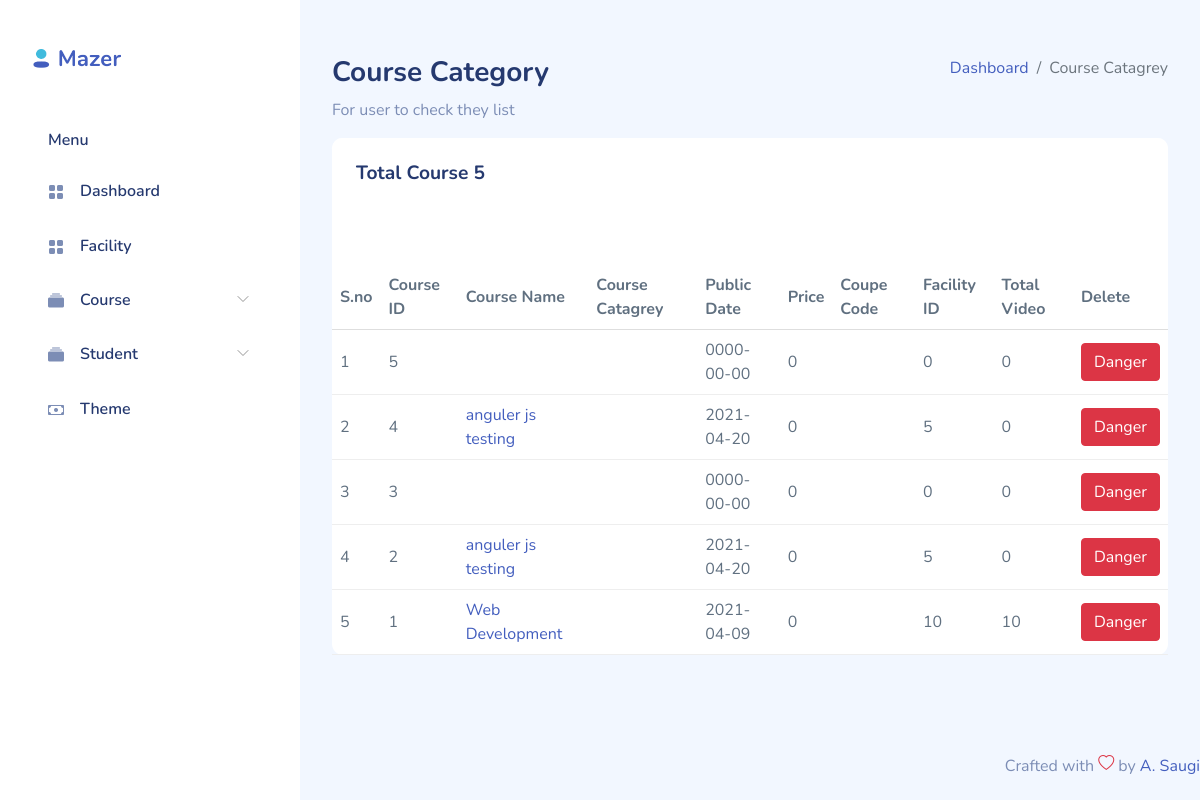
The app's page /admin/totaldata.php, older data.
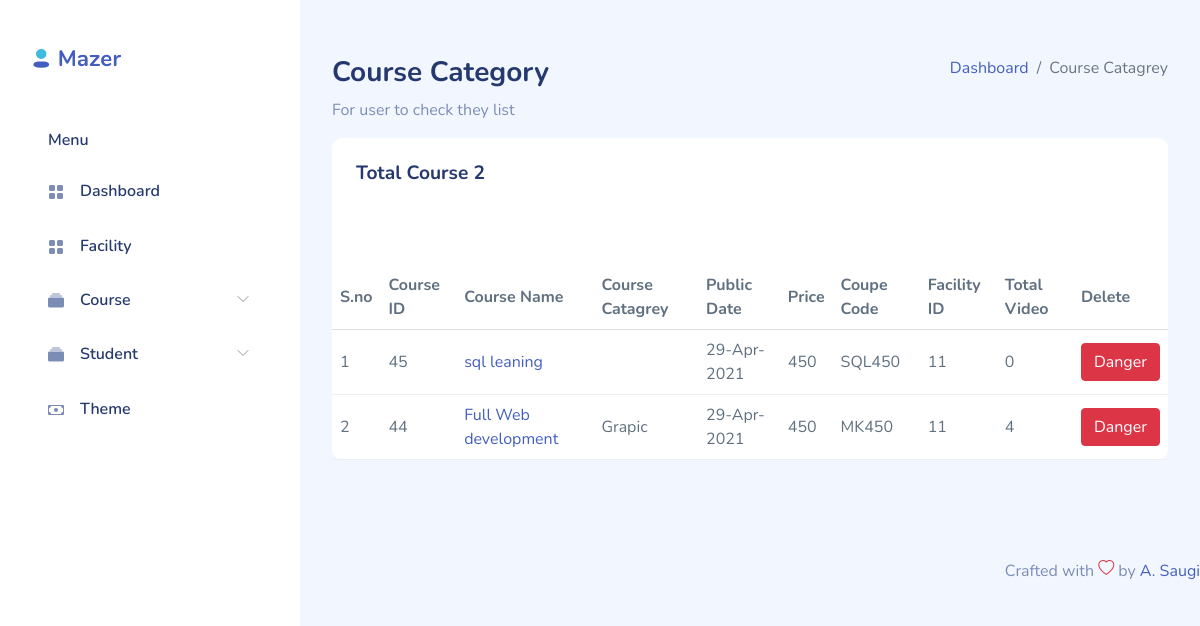
The same page, newer data.
### tables this page shows
CREATE TABLE `course` (
  `id` int(11) NOT NULL,
  `coursename` varchar(2000) NOT NULL,
  `discretion` text NOT NULL,
  `publisdate` varchar(100) NOT NULL,
  `price` float NOT NULL,
  `councatg` int(11) NOT NULL,
  `authorid` int(11) NOT NULL,
  `authorname` varchar(300) NOT NULL,
  `totalvideo` int(11) NOT NULL,
  `project` varchar(200) NOT NULL,
  `imgpath` varchar(200) NOT NULL,
  `sellprice` int(11) NOT NULL,
  `shotdescription` mediumtext NOT NULL,
  `coupencode` varchar(50) NOT NULL,
  `image` varchar(60) NOT NULL,
  `file` varchar(200) NOT NULL,
  `status` tinytext NOT NULL
);

CREATE TABLE `coursecat` (
  `id` int(11) NOT NULL,
  `catname` varchar(40) NOT NULL
);

### function.inc.php (called while the page is built, shortened)
<?php
function ShowData($tabelname){
  $sql = "SELECT * FROM $tabelname ORDER BY id DESC";
  $result = mysqli_query($GLOBALS['conn'],$sql);
  return $result;
}
function TotalNumbers($tabel){
  $sql = "SELECT * FROM $tabel ORDER BY id DESC";
  $result = mysqli_query($GLOBALS['conn'],$sql);
  $num = mysqli_num_rows($result);
  return $num;
}

### facility/facility.function.php (called while the page is built, shortened)
<?php require_once('../dbconfig.inc.php');
  require_once('../function.inc.php');
function CatName($tabel,$SelectId){
$sql = "SELECT * FROM `$tabel` WHERE `id` =  $SelectId";
$result = mysqli_query($GLOBALS['conn'],$sql);
$num = mysqli_fetch_all($result);
return $num[0][1];
}
?>

### admin/totaldata.php (the view, shortened to what this page needs)
<?php include_once("header.php");
?>
<div id="main">
    <div class="page-heading">
        <div class="page-title">
            <div class="row">
                <div class="col-12 col-md-6 order-md-1 order-last">
                    <h3>Course Category</h3>
                    <p class="text-subtitle text-muted">For user to check they list</p>
                </div>
                <div class="col-12 col-md-6 order-md-2 order-first">
                    <nav aria-label="breadcrumb" class="breadcrumb-header float-start float-lg-end">
                        <ol class="breadcrumb">
                            <li class="breadcrumb-item"><a href="index.php">Dashboard</a></li>
                            <li class="breadcrumb-item active" aria-current="page">Course Catagrey</li>
                        </ol>
                    </nav>
                </div>
            </div>
        </div>
        <section class="section">
            <div class="row" id="table-hover-row">
                <div class="col-12">
                    <div class="card">
                        <div class="card-header">
                            <h4 class="card-title">Total Course <?php echo TotalNumbers('course');?></h4>
                        </div>
                        <div class="card-content">
                            <div class="card-body">
                            </div>
                            <div class="table-responsive">
                                <table class="table table-hover mb-0">
                                    <thead>
                                        <tr>
                                            <th>S.no</th>
                                            <th>Course ID</th>
                                            <th>Course Name</th>
                                            <th>Course Catagrey</th>
                                            <th>Public Date</th>
                                            <th>Price</th>
                                            <th>Coupe Code</th>
                                            <th>Facility ID</th>
                                            <th>Total Video</th>
                                            <th>Delete</th>
                                        </tr>
                                    </thead>
                                    <tbody>
                                        <?php
                                                     $Num =1;
                                                     $data = ShowData('course');
                                                     if(mysqli_num_rows($data)>0){
                                                       while($dataall =  mysqli_fetch_assoc($data)){?>
                                        <tr>
                                            <td class="text-bold-500"><?php echo $Num; ?></td>
                                            <td><?php echo $dataall['id'];?></td>
                                            <td class="text-bold-500"><a href="#"><?php echo $dataall["coursename"]?></a>
                                            </td>
                                            <td><?php echo CatName('coursecat',$dataall['councatg']);?></td>
                                            <td><?php echo $dataall["publisdate"] ;?></td>
                                            <td><?php echo $dataall["sellprice"] ;?></td>
                                            <td><?php echo $dataall["coupencode"] ;?></td>
                                            <td><?php echo $dataall["authorid"] ;?></td>
                                            <td><?php echo $dataall["totalvideo"] ;?></td>
                                            <td>
                                                <button type="button" class="btn btn-danger" data-bs-toggle="modal"
                                                    data-bs-target="#deletmodel" onclick="confirmDelete(this);"
                                                    data-id="<?php echo $dataall['id'];?>">
                                                    Danger
                                                </button>
                                            </td>
                                        </tr>
                                        <?php  $Num++;
                                                       }
                                                     }
                                                    ?>
                                    </tbody>
                                </table>
                            </div>
                        </div>
                    </div>
                </div>
            </div>
        </section>
    </div>
</div>
<?php include_once("footer.php"); ?>

### admin/header.php (shortened to what this page needs)
<!DOCTYPE html>
<html lang="en">
<head>
    <link rel="stylesheet" href="./assets/css/bootstrap.css">
    <link rel="stylesheet" href="./assets/vendors/iconly/bold.css">
    <link rel="stylesheet" href="./assets/vendors/perfect-scrollbar/perfect-scrollbar.css">
    <link rel="stylesheet" href="./assets/vendors/bootstrap-icons/bootstrap-icons.css">
    <link rel="stylesheet" href="./assets/css/app.css">
</head>
<body>
    <div id="app">
        <div id="sidebar" class="active">
            <div class="sidebar-wrapper ">
                <div class="sidebar-header">
                    <div class="d-flex justify-content-between">
                        <div class="logo">
                            <a href="index.php"><img src="assets/images/logo/logo.png" alt="Logo" srcset=""></a>
                        </div>
                    </div>
                </div>
                <div class="sidebar-menu">
                    <ul class="menu">
                        <li class="sidebar-title">Menu</li>
                        <li class="sidebar-item  ">
                            <a href="index.php" class='sidebar-link'>
                                <i class="bi bi-grid-fill"></i>
                                <span>Dashboard</span>
                            </a>
                        </li>
                        <li class="sidebar-item ">
                            <a href="facilityreq.php" class='sidebar-link'>
                                <i class="bi bi-grid-fill"></i>
                                <span>Facility</span>
                            </a>
                        </li>
                        <li class="sidebar-item  has-sub">
                            <a href="#" class='sidebar-link'>
                                <i class="bi bi-collection-fill"></i>
                                <span> Course</span>
                            </a>
                        </li>
                        <li class="sidebar-item  has-sub">
                            <a href="#" class='sidebar-link'>
                                <i class="bi bi-collection-fill"></i>
                                <span> Student</span>
                            </a>
                        </li>
                        <li class="sidebar-item  ">
                            <a href="ThemeOpection.php" class='sidebar-link '>
                                <i class="bi bi-cash"></i>
                                <span>Theme</span>
                            </a>
                        </li>
                    </ul>
                </div>
            </div>
        </div>

### admin/footer.php (shortened to what this page needs)
            <footer>
                <div class="footer clearfix mb-0 text-muted">
                    <div class="float-start">
                        <p>2021 &copy; Mazer</p>
                    </div>
                    <div class="float-end">
                        <p>Crafted with <span class="text-danger"><i class="bi bi-heart"></i></span> by <a
                                href="http://ahmadsaugi.com">A. Saugi</a></p>
                    </div>
                </div>
            </footer>
        </div>
</body>
</html>

### admin/assets/css/app.css (style rules this page uses)
.btn.btn-danger,.btn.btn-info,.btn.btn-primary,.btn.btn-secondary,.btn.btn-success,.btn.btn-warning { color:#fff }
.card { margin-bottom:2.2rem;border:none }
.card .card-header { border:none }
.card .card-header h4 { font-size:1.2rem;font-weight:700 }
.card .card-content { position:relative }
.card .card-title { font-size:1.2rem }
.card .card-body { padding:1.5rem }
#sidebar.active .sidebar-wrapper { left:0 }
.sidebar-wrapper { width:300px;height:100vh;position:fixed;top:0;z-index:10;overflow-y:auto;background-color:#fff;bottom:0;transition:left .5s ease-out }
.sidebar-wrapper .sidebar-header { padding:2rem 2rem 1rem;font-size:2rem;font-weight:700 }
.sidebar-wrapper .sidebar-header img { height:1.2rem }
.sidebar-wrapper .menu { margin-top:2rem;padding:0 2rem;font-weight:600 }
.sidebar-wrapper .menu .sidebar-title { padding:0 1rem;margin:1.5rem 0 1rem;font-size:1rem;list-style:none;font-weight:600;color:#25396f }
.sidebar-wrapper .menu .sidebar-link { display:block;padding:.7rem 1rem;font-size:1rem;display:flex;align-items:center;border-radius:.5rem;transition:all .5s;text-decoration:none;color:#25396f }
.sidebar-wrapper .menu .sidebar-link i,.sidebar-wrapper .menu .sidebar-link svg { color:#7c8db5 }
.sidebar-wrapper .menu .sidebar-link span { margin-left:1rem }
.sidebar-wrapper .menu .sidebar-item { list-style:none;margin-top:.5rem;position:relative }
.sidebar-wrapper .menu .sidebar-item.has-sub .sidebar-link:after { position:absolute;color:#ccc;right:15px;top:12px;display:block }
.dataTable-table td,.dataTable-table thead th,.table td,.table thead th { vertical-align:middle }
.dataTable-table:not(.table-borderless) thead th,.table:not(.table-borderless) thead th { border-bottom:1px solid #dedede!important }
.bi { width:1rem;height:1rem }
#main { margin-left:300px;padding:2rem }
.page-heading { margin:0 0 2rem }
.page-heading h3 { font-weight:700 }
a { text-decoration:none }

Row changes from the older to the newer data that the page shows:
removed course: id "5", publisdate "0000-00-00", sellprice "0", authorid "0", totalvideo "0"
removed course: id "4", coursename "anguler js testing", publisdate "2021-04-20", sellprice "0", authorid "5", totalvideo "0"
removed course: id "3", publisdate "0000-00-00", sellprice "0", authorid "0", totalvideo "0"
removed course: id "2", coursename "anguler js testing", publisdate "2021-04-20", sellprice "0", authorid "5", totalvideo "0"
removed course: id "1", coursename "Web Development", publisdate "2021-04-09", sellprice "0", authorid "10", totalvideo "10"
added course: id "45", coursename "sql leaning", publisdate "29-Apr-2021", sellprice "450", coupencode "SQL450", authorid "11", totalvideo "0"
added course: id "44", coursename "Full Web development", councatg.catname "Grapic", publisdate "29-Apr-2021", sellprice "450", coupencode "MK450", authorid "11", totalvideo "4"
Text that changed along with them:
TotalNumbers('course'): "5" → "2"
